Frame 1 (no input): blank canvas, image omitted
Frame 60 (the mouse pressed at the canvas centre just before this capture): blank canvas, image omitted
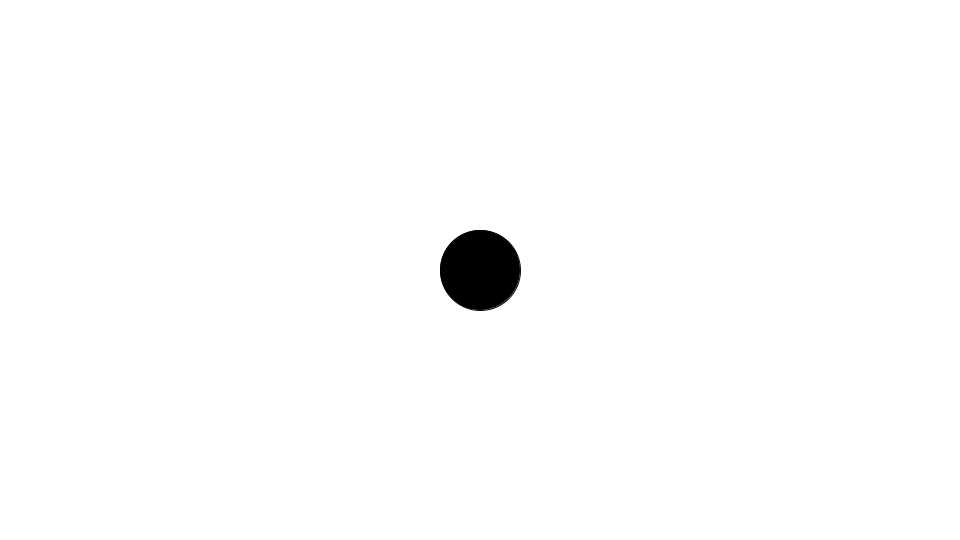
Frame 120 (the mouse held since frame 60 and released just before this capture)

The Processing sketch whose frames 1 and 60 were blank and that drew this single picture after the mouse press (run headless with seeded random() and noise(); from frame 60 on, the mouse is pressed at the canvas centre):

// Processing sketch: client
// ── client.pde
void setup(){
  size(960,540);
}

void draw() {
  background(255);
  if (mousePressed) {
    fill(0);
  } else {
    fill(255);
  }
  ellipse(mouseX, mouseY, 80, 80);
}

// ── player.pde
class player{
  float x,y;
  float radius;
  
  
}
